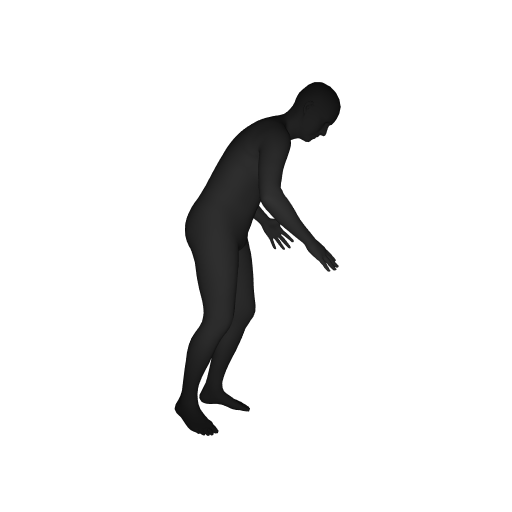
#> input picture all_angles/leftside.png, 1024 x 1024 px (shown at 1/2 size)
$ jupyter execute --allow-errors openpose.ipynb
#> lines starting #> are read from the running program, lines starting #| are printed output that depends on the picture
[cell 1]
import cv2
import numpy as np
from pathlib import Path

[cell 2]
BODY_PARTS = { "Head": 0, "Neck": 1, "RShoulder": 2, "RElbow": 3, "RWrist": 4,
                "LShoulder": 5, "LElbow": 6, "LWrist": 7, "RHip": 8, "RKnee": 9,
                "RAnkle": 10, "LHip": 11, "LKnee": 12, "LAnkle": 13, "Chest": 14,
                "Background": 15 }

POSE_PAIRS = [ ["Head", "Neck"], ["Neck", "RShoulder"], ["RShoulder", "RElbow"],
                ["RElbow", "RWrist"], ["Neck", "LShoulder"], ["LShoulder", "LElbow"],
                ["LElbow", "LWrist"], ["Neck", "Chest"], ["Chest", "RHip"], ["RHip", "RKnee"],
                ["RKnee", "RAnkle"], ["Chest", "LHip"], ["LHip", "LKnee"], ["LKnee", "LAnkle"] ]

[cell 3]
protoFile = "./openpose/models/pose/mpi/pose_deploy_linevec_faster_4_stages.prototxt"
weightsFile = "./openpose/models/pose/mpi/pose_iter_160000.caffemodel"

#> (a cell that did not finish here is left out)

[cell 5]
image = cv2.imread("./all_angles/leftside.png")
#> image is the input picture: shape (1024, 1024, 3); min 1, max 255, mean 237
image = cv2.resize(image, (512,512), interpolation=cv2.INTER_CUBIC)
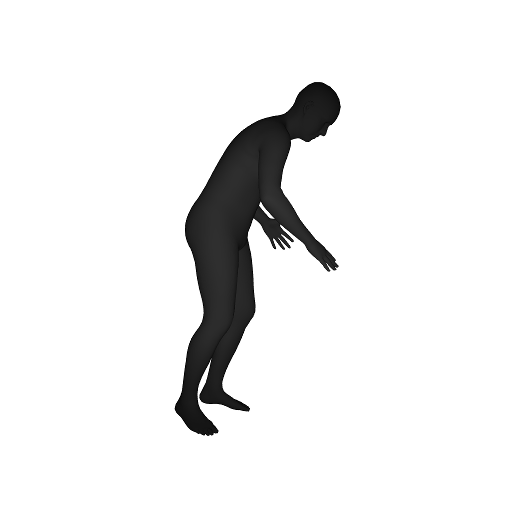
#> image: shape (512, 512, 3); min 0, max 255, mean 236.9

output_img = np.zeros_like(image)

imageHeight, imageWidth, _ = image.shape
#> imageHeight = 512; imageWidth = 512


$ run again, with all_angles/frontside.png copied over all_angles/leftside.png
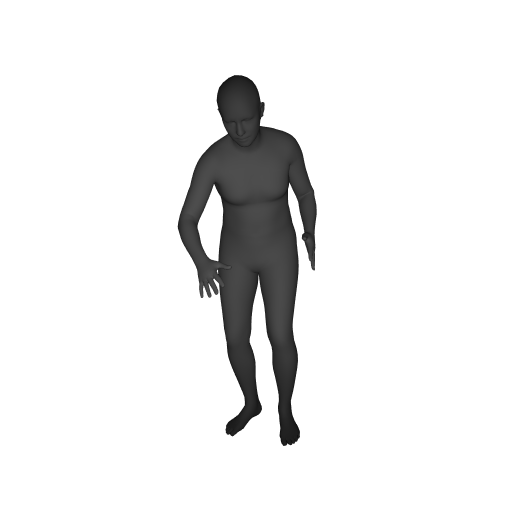
#> input picture all_angles/frontside.png, 1024 x 1024 px (shown at 1/2 size)
#> image is the input picture: shape (1024, 1024, 3); min 1, max 255, mean 235.9
#> `image = cv2.resize(image, (512,512), interpolation=cv2.INTER_CUBIC)`:
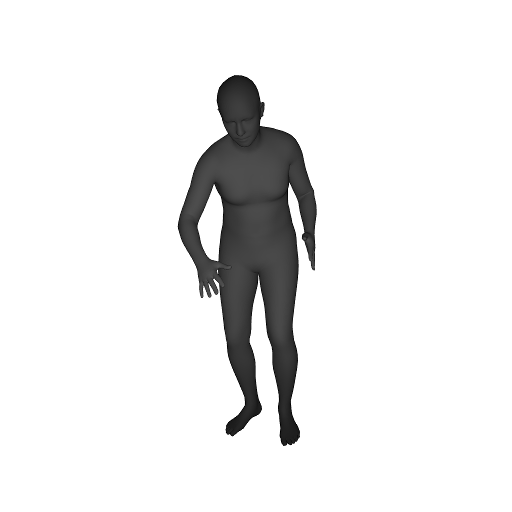
#> image: shape (512, 512, 3); min 0, max 255, mean 235.9

$ run again, with all_angles/top_diag1.png copied over all_angles/leftside.png
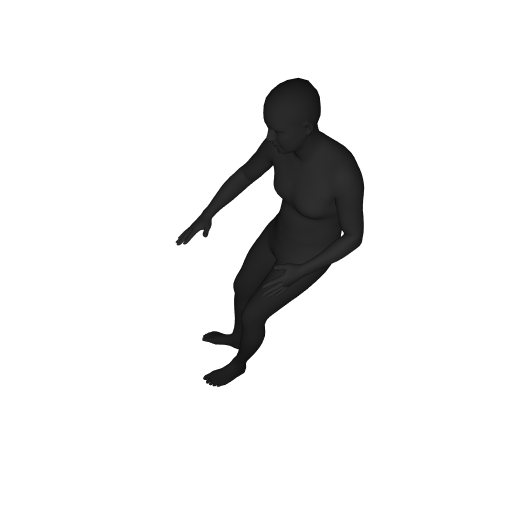
#> input picture all_angles/top_diag1.png, 1024 x 1024 px (shown at 1/2 size)
#> image is the input picture: shape (1024, 1024, 3); min 1, max 255, mean 236.4
#> `image = cv2.resize(image, (512,512), interpolation=cv2.INTER_CUBIC)`:
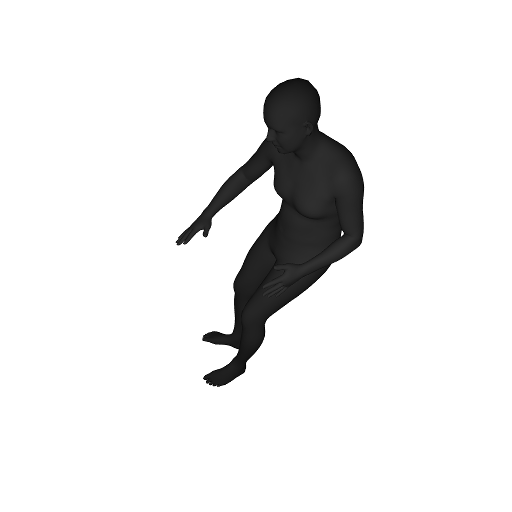
#> image: shape (512, 512, 3); min 0, max 255, mean 236.4
